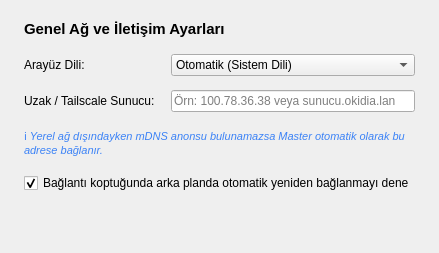
       <widget class="QWidget" name="pageGeneral">
        <layout class="QVBoxLayout" name="generalVBox">
         <property name="leftMargin">
          <number>24</number>
         </property>
         <property name="topMargin">
          <number>20</number>
         </property>
         <property name="rightMargin">
          <number>24</number>
         </property>
         <property name="bottomMargin">
          <number>20</number>
         </property>
         <property name="spacing">
          <number>16</number>
         </property>
         <item>
          <widget class="QLabel" name="lblGeneral">
           <property name="text">
            <string>Genel Ağ ve İletişim Ayarları</string>
           </property>
           <property name="styleSheet">
            <string>font-weight: bold; font-size: 15px;</string>
           </property>
          </widget>
         </item>
         <item>
          <layout class="QFormLayout" name="generalForm">
           <property name="horizontalSpacing">
            <number>16</number>
           </property>
           <property name="verticalSpacing">
            <number>14</number>
           </property>
           <item row="0" column="0">
            <widget class="QLabel">
             <property name="text">
              <string>Arayüz Dili:</string>
             </property>
            </widget>
           </item>
           <item row="0" column="1">
            <widget class="QComboBox" name="languageCombo">
             <item>
              <property name="text">
               <string>Otomatik (Sistem Dili)</string>
              </property>
             </item>
             <item>
              <property name="text">
               <string>Türkçe</string>
              </property>
             </item>
             <item>
              <property name="text">
               <string>English</string>
              </property>
             </item>
            </widget>
           </item>
           <item row="1" column="0">
            <widget class="QLabel">
             <property name="text">
              <string>Uzak / Tailscale Sunucu:</string>
             </property>
            </widget>
           </item>
           <item row="1" column="1">
            <widget class="QLineEdit" name="remoteBrokerEdit">
             <property name="placeholderText">
              <string>Örn: 100.78.36.38 veya sunucu.okidia.lan</string>
             </property>
             <property name="toolTip">
              <string>Yerel ağ dışındayken (Tailscale, mobil veri vb.) bağlanılacak yedek sunucu IP/Hostname adresi.</string>
             </property>
            </widget>
           </item>
          </layout>
         </item>
         <item>
          <widget class="QLabel" name="lblRemoteBrokerInfo">
           <property name="text">
            <string>&lt;span style="color: #3b82f6; font-size: 11px;"&gt;ℹ &lt;i&gt;Yerel ağ dışındayken mDNS anonsu bulunamazsa Master otomatik olarak bu adrese bağlanır.&lt;/i&gt;&lt;/span&gt;</string>
           </property>
           <property name="wordWrap">
            <bool>true</bool>
           </property>
          </widget>
         </item>
         <item>
          <widget class="QCheckBox" name="autoReconnectCheck">
           <property name="text">
            <string>Bağlantı koptuğunda arka planda otomatik yeniden bağlanmayı dene</string>
           </property>
           <property name="checked">
            <bool>true</bool>
           </property>
          </widget>
         </item>
         <item>
          <spacer name="spacerGeneral">
           <property name="orientation">
            <enum>Qt::Vertical</enum>
           </property>
           <property name="sizeHint" stdset="0">
            <size>
             <width>20</width>
             <height>40</height>
            </size>
           </property>
          </spacer>
         </item>
        </layout>
       </widget>
